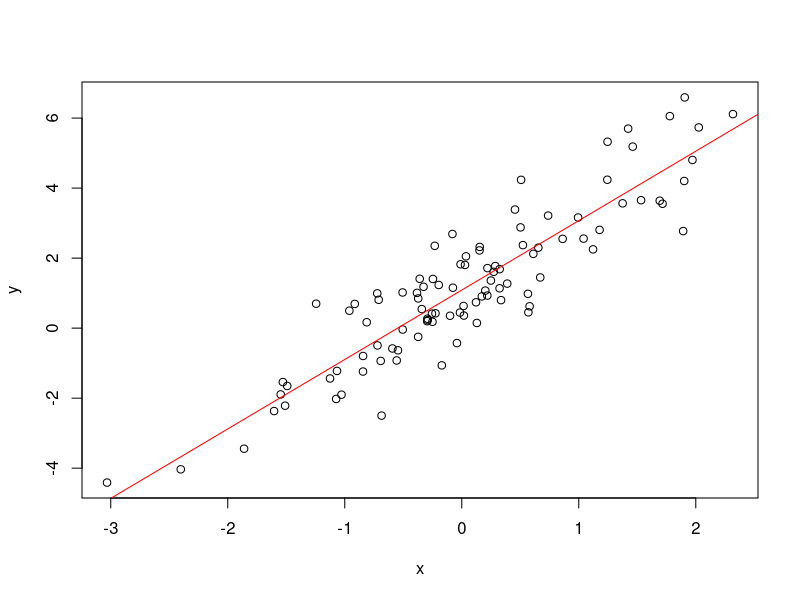

The R source for this figure:
# select source on save - ensures that all code saved runs line by line

# Analytic Workflows: coding demo
# 
# additional info about the  code that could be useful for collaborators or
# future self ...
# Generate some data, compute linear regression, and produces a figure


# Clear workspace and close all grahics devices ---------------------------
# section headers created using cmd+shift+r
# recommend starting each script with these commands
rm(list = ls())
graphics.off()


# Generate some data ------------------------------------------------------

n <- 100
m <- 2.2
b <- 1.1

x <- rnorm(n=100, mean=0, sd=1) # independent variable
noise <- rnorm(n=100, mean=0, sd=1)
y <- m * x + b + noise

#plot(x, y) # debug plot


# Do linear regression ----------------------------------------------------

fit <- glm(y ~ x)

# Plot the results --------------------------------------------------------
plot(x, y)
abline(fit, col = "red")

